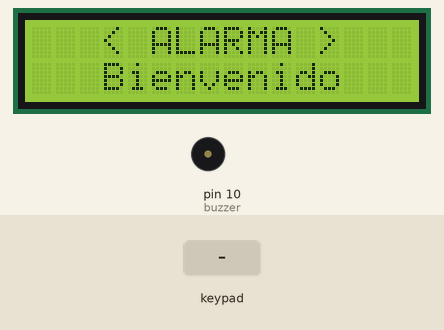
The sketch below on a simulated Arduino Uno, built with avr-gcc and run on an emulated ATmega328P. Parts: 16×2 character LCD, buzzer (waves = sounding, pin HIGH). The test bench sets the inputs (shaded band). What the sketch prints to the serial monitor is not drawn.

Above: at 1.2 s.
1.3 s: keypad keys 1 2 3 4 5 6 # pressed 0.4 s apart
At 5.1 s:
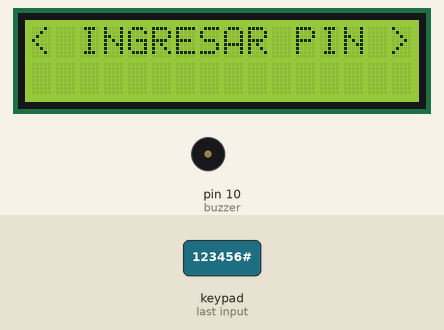
5.6 s: key '*' pressed
At 6.5 s:
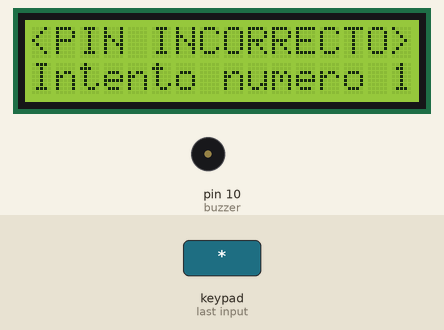
7.7 s: keypad keys 1 2 3 4 5 6 * pressed 0.4 s apart
At 11.2 s:
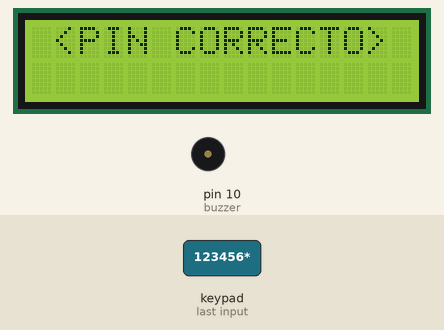
12.2 s: keypad keys * * * * * * pressed 0.4 s apart
At 15.8 s:
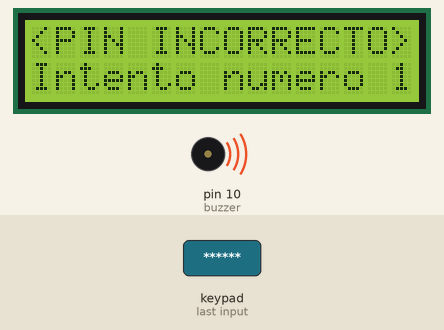
Timing chart, 0 to 17.1 s (numbered marks = the images above; inputs shaded):
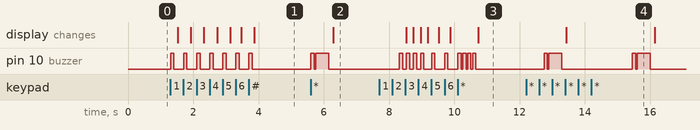

Measured:
- after the input at 1.3 s, pin 10 (buzzer): alternates HIGH for 0.10 s and LOW for 0.30 s, 14 changes in all, then stays LOW, starting at once; the display: first changes after 0.22 s (image 1 shows a later state)
- after the input at 5.6 s, pin 10 (buzzer): LOW → HIGH at once, → LOW 0.10 s later, → HIGH 0.05 s later, → LOW 0.40 s later; the display: changes after 0.69 s (image 2)
- after the input at 7.7 s, pin 10 (buzzer): LOW → HIGH after 0.61 s, → LOW 0.10 s later, → HIGH 0.12 s later, → LOW 0.10 s later, … (20 changes in this stretch); the display: first changes after 0.83 s (image 3 shows a later state)
- after the input at 12.2 s, the display: changes after 1.2 s (image 4)

The sketch:

Keypad_beta1.ino
```cpp
#include <Password.h> //Incluimos la libreria Password
#include <Keypad.h> //Incluimos la libreria Keypad
#include <Wire.h>
#include <LiquidCrystal_I2C.h>
LiquidCrystal_I2C lcd(0x27,16,2);
Password password = Password("123456");  //Definimos el Password
int dlugosc = 6;//Largo del Password
int buzzer = 10; //Creamos las Variables de salida
int ilosc; //Numero de Clicks
int npasse; //Numeros de veces que se envio al pass a comprobar
const byte ROWS = 4; // Cuatro Filas
const byte COLS = 4; // Cuatro Columnas

// Definimos el Keymap
char keys[ROWS][COLS] = {
  {'1','2','3','A'},
  {'4','5','6','B'},
  {'7','8','9','C'},
  {'*','0','#','D'}
};
byte rowPins[ROWS] = { 9,8,7,6 };// Conectar los keypads ROW1, ROW2, ROW3 y ROW4 a esos Pines de Arduino.
byte colPins[COLS] = { 5,4,3,2, };// Conectar los keypads COL1, COL2, COL3 y COL4 a esos Pines de Arduino.
Keypad keypad = Keypad( makeKeymap(keys), rowPins, colPins, ROWS, COLS );
void setup(){
  lcd.init();
  lcd.backlight();
  lcd.clear();
  lcd.setCursor(3,0);
  lcd.print("< ALARMA >");
  lcd.setCursor(3,1);
  lcd.print("Bienvenido");
  Serial.begin(9600);
  keypad.addEventListener(keypadEvent);
  pinMode(buzzer, OUTPUT);
}
void loop(){ keypad.getKey();}
void keypadEvent(KeypadEvent eKey){
  switch (keypad.getState()){
    case PRESSED://Cada vez que se preciona una tecla suena el buzzer
      lcd.backlight();
      for(int i = 1; i <= 1; i++ ){
        digitalWrite(buzzer, HIGH);
        delay(100);
        digitalWrite(buzzer, LOW);
        delay(50);
      }
    Serial.print("Pressed: ");//Aparece la tecla precionada en el monitor serial
    Serial.println(eKey);
    switch (eKey){
      case '*'://al precionar * se envia a verificar la pass
        checkPassword();
        break;
      case '#': //borrar la pass mientras se escribe
        password.reset();
        imppasslcd();
        ilosc = 0;
        Serial.println("Contraseña borrada");
        break;
      default://si se preciona cualquier numero
        ilosc ++;
        password.append(eKey);
      }
  }
/////////////////////////MOSTRAR PASSWORD EN LCD//////////////////////////
  switch(ilosc){//depende cuantas veces se preciono
    case 1:
      imppasslcd();
      lcd.print("*_");
      break;
    case 2:
      imppasslcd();
      lcd.print("**_");
      break;
    case 3:
      imppasslcd();
      lcd.print("***_");
      break;
    case 4:
      imppasslcd();
      lcd.print("****_");
      break;
    case 5:
      imppasslcd();
      lcd.print("*****_");
      break;
    case 6:
      imppasslcd();
      lcd.print("******");
      ilosc = 0;
      break;
  }
///////////////////////MOSTRAR PASSWORD EN LCD//////////////////////////
}//void keypadevent
//////////////VOID PARA SIMPLIFICAR EL MOSTRAR PASS EN LCD//////////////
void imppasslcd(){
  lcd.clear();
  lcd.setCursor(0,0);
  lcd.print("< INGRESAR PIN >");
  lcd.setCursor(0,1);
  }
//////////////VOID PARA SIMPLIFICAR EL MOSTRAR PASS EN LCD//////////////
//////////VERIFICA SI SI LAS PASS SON CORRECTAS O INCORRECTAS///////////
void checkPassword(){
  if (password.evaluate()){//si la contraseña es correcta
    for(int i = 1; i <=3 ; i++ ){//hace sonar 3 veces el buzzer
      digitalWrite(buzzer, HIGH);
      delay(100);
      digitalWrite(buzzer, LOW);
      delay(50);
    }
    npasse = 0;//resetea al numero de veces que se envio la pass incorrectamente
    password.reset();//resetea el password para que no quede en memoria
    Serial.println("Correcto");//muestra que el pin es correcto en el serial
    lcd.clear();
    lcd.setCursor(1,0);
    lcd.print("<PIN CORRECTO>");//muestra que el pin es correcto
    delay(2000);//espera 2 segundo prendido
    //GREGAR ACTIVAR O DESACTIVAR ALARMA
  }
  else{ //SI LA CONTRASEÑA ES INCORRECTA
    npasse ++;//suma uno al contador de contraseña incorrecta
    password.reset();
    for(int i = 1; i <= 1; i++ ){//SUENA EL BUZZER  1 VEZ
      digitalWrite(buzzer, HIGH);
      delay(400);
      digitalWrite(buzzer, LOW);
      delay(100);
    }
  switch(npasse){//depende cuantas veces llego a ser incorrecta la clave
    case 1:
      passinc();//muestra el herror en el lcd
      lcd.setCursor(0,1);
      lcd.print("Intento numero 1");
      delay(2000);
      break;
    case 2:
      passinc();//muestra el herror en el lcd
      lcd.setCursor(0,1);
      lcd.print("Intento numero 2");
      delay(2000);
      break;
    case 3:
      passinc();//muestra el herror en el lcd
      lcd.setCursor(0,1);
      lcd.print("Intento numero 3");
      delay(2000);
      //hacer void para el punk
      break;
  }
  }
}
//////////VERIFICA SI SI LAS PASS SON CORRECTAS O INCORRECTAS///////////
///////////////////SIMPLIFICACION PASS INCORRECTAS//////////////////////
void passinc(){//lcd muestra mensaje de contraseña incorrecta
  Serial.println("Error");
  lcd.clear();
  lcd.setCursor(0,0);
  lcd.print("<PIN INCORRECTO>");
}
///////////////////SIMPLIFICACION PASS INCORRECTAS//////////////////////
```
